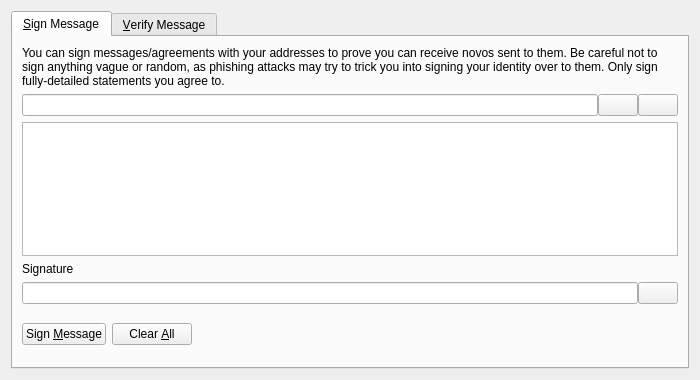
<?xml version="1.0" encoding="UTF-8"?>
<ui version="4.0">
 <class>SignVerifyMessageDialog</class>
 <widget class="QDialog" name="SignVerifyMessageDialog">
  <property name="geometry">
   <rect>
    <x>0</x>
    <y>0</y>
    <width>700</width>
    <height>380</height>
   </rect>
  </property>
  <property name="windowTitle">
   <string>Signatures - Sign / Verify a Message</string>
  </property>
  <property name="modal">
   <bool>true</bool>
  </property>
  <layout class="QVBoxLayout" name="verticalLayout">
   <item>
    <widget class="QTabWidget" name="tabWidget">
     <property name="currentIndex">
      <number>0</number>
     </property>
     <widget class="QWidget" name="tabSignMessage">
      <attribute name="title">
       <string>&amp;Sign Message</string>
      </attribute>
      <layout class="QVBoxLayout" name="verticalLayout_SM">
       <item>
        <widget class="QLabel" name="infoLabel_SM">
         <property name="text">
          <string>You can sign messages/agreements with your addresses to prove you can receive novos sent to them. Be careful not to sign anything vague or random, as phishing attacks may try to trick you into signing your identity over to them. Only sign fully-detailed statements you agree to.</string>
         </property>
         <property name="textFormat">
          <enum>Qt::PlainText</enum>
         </property>
         <property name="wordWrap">
          <bool>true</bool>
         </property>
        </widget>
       </item>
       <item>
        <layout class="QHBoxLayout" name="horizontalLayout_1_SM">
         <property name="spacing">
          <number>0</number>
         </property>
         <item>
          <widget class="QValidatedLineEdit" name="addressIn_SM">
           <property name="toolTip">
            <string>The Novo address to sign the message with</string>
           </property>
          </widget>
         </item>
         <item>
          <widget class="QPushButton" name="addressBookButton_SM">
           <property name="toolTip">
            <string>Choose previously used address</string>
           </property>
           <property name="text">
            <string/>
           </property>
           <property name="icon">
            <iconset resource="../novo.qrc">
             <normaloff>:/icons/address-book</normaloff>:/icons/address-book</iconset>
           </property>
           <property name="shortcut">
            <string>Alt+A</string>
           </property>
           <property name="autoDefault">
            <bool>false</bool>
           </property>
          </widget>
         </item>
         <item>
          <widget class="QPushButton" name="pasteButton_SM">
           <property name="toolTip">
            <string>Paste address from clipboard</string>
           </property>
           <property name="text">
            <string/>
           </property>
           <property name="icon">
            <iconset resource="../novo.qrc">
             <normaloff>:/icons/editpaste</normaloff>:/icons/editpaste</iconset>
           </property>
           <property name="shortcut">
            <string>Alt+P</string>
           </property>
           <property name="autoDefault">
            <bool>false</bool>
           </property>
          </widget>
         </item>
        </layout>
       </item>
       <item>
        <widget class="QPlainTextEdit" name="messageIn_SM">
         <property name="toolTip">
          <string>Enter the message you want to sign here</string>
         </property>
        </widget>
       </item>
       <item>
        <widget class="QLabel" name="signatureLabel_SM">
         <property name="text">
          <string>Signature</string>
         </property>
         <property name="textFormat">
          <enum>Qt::PlainText</enum>
         </property>
        </widget>
       </item>
       <item>
        <layout class="QHBoxLayout" name="horizontalLayout_2_SM">
         <property name="spacing">
          <number>0</number>
         </property>
         <item>
          <widget class="QLineEdit" name="signatureOut_SM">
           <property name="font">
            <font>
             <italic>true</italic>
            </font>
           </property>
           <property name="readOnly">
            <bool>true</bool>
           </property>
          </widget>
         </item>
         <item>
          <widget class="QPushButton" name="copySignatureButton_SM">
           <property name="toolTip">
            <string>Copy the current signature to the system clipboard</string>
           </property>
           <property name="text">
            <string/>
           </property>
           <property name="icon">
            <iconset resource="../novo.qrc">
             <normaloff>:/icons/editcopy</normaloff>:/icons/editcopy</iconset>
           </property>
           <property name="autoDefault">
            <bool>false</bool>
           </property>
          </widget>
         </item>
        </layout>
       </item>
       <item>
        <layout class="QHBoxLayout" name="horizontalLayout_3_SM">
         <item>
          <widget class="QPushButton" name="signMessageButton_SM">
           <property name="toolTip">
            <string>Sign the message to prove you own this Novo address</string>
           </property>
           <property name="text">
            <string>Sign &amp;Message</string>
           </property>
           <property name="icon">
            <iconset resource="../novo.qrc">
             <normaloff>:/icons/edit</normaloff>:/icons/edit</iconset>
           </property>
           <property name="autoDefault">
            <bool>false</bool>
           </property>
          </widget>
         </item>
         <item>
          <widget class="QPushButton" name="clearButton_SM">
           <property name="toolTip">
            <string>Reset all sign message fields</string>
           </property>
           <property name="text">
            <string>Clear &amp;All</string>
           </property>
           <property name="icon">
            <iconset resource="../novo.qrc">
             <normaloff>:/icons/remove</normaloff>:/icons/remove</iconset>
           </property>
           <property name="autoDefault">
            <bool>false</bool>
           </property>
          </widget>
         </item>
         <item>
          <spacer name="horizontalSpacer_1_SM">
           <property name="orientation">
            <enum>Qt::Horizontal</enum>
           </property>
           <property name="sizeHint" stdset="0">
            <size>
             <width>40</width>
             <height>48</height>
            </size>
           </property>
          </spacer>
         </item>
         <item>
          <widget class="QLabel" name="statusLabel_SM">
           <property name="font">
            <font>
             <weight>75</weight>
             <bold>true</bold>
            </font>
           </property>
           <property name="text">
            <string/>
           </property>
           <property name="wordWrap">
            <bool>true</bool>
           </property>
          </widget>
         </item>
         <item>
          <spacer name="horizontalSpacer_2_SM">
           <property name="orientation">
            <enum>Qt::Horizontal</enum>
           </property>
           <property name="sizeHint" stdset="0">
            <size>
             <width>40</width>
             <height>48</height>
            </size>
           </property>
          </spacer>
         </item>
        </layout>
       </item>
      </layout>
     </widget>
     <widget class="QWidget" name="tabVerifyMessage">
      <attribute name="title">
       <string>&amp;Verify Message</string>
      </attribute>
      <layout class="QVBoxLayout" name="verticalLayout_VM">
       <item>
        <widget class="QLabel" name="infoLabel_VM">
         <property name="text">
          <string>Enter the receiver's address, message (ensure you copy line breaks, spaces, tabs, etc. exactly) and signature below to verify the message. Be careful not to read more into the signature than what is in the signed message itself, to avoid being tricked by a man-in-the-middle attack. Note that this only proves the signing party receives with the address, it cannot prove sendership of any transaction!</string>
         </property>
         <property name="textFormat">
          <enum>Qt::PlainText</enum>
         </property>
         <property name="alignment">
          <set>Qt::AlignLeading|Qt::AlignLeft|Qt::AlignTop</set>
         </property>
         <property name="wordWrap">
          <bool>true</bool>
         </property>
        </widget>
       </item>
       <item>
        <layout class="QHBoxLayout" name="horizontalLayout_1_VM">
         <property name="spacing">
          <number>0</number>
         </property>
         <item>
          <widget class="QValidatedLineEdit" name="addressIn_VM">
           <property name="toolTip">
            <string>The Novo address the message was signed with</string>
           </property>
          </widget>
         </item>
         <item>
          <widget class="QPushButton" name="addressBookButton_VM">
           <property name="toolTip">
            <string>Choose previously used address</string>
           </property>
           <property name="text">
            <string/>
           </property>
           <property name="icon">
            <iconset resource="../novo.qrc">
             <normaloff>:/icons/address-book</normaloff>:/icons/address-book</iconset>
           </property>
           <property name="shortcut">
            <string>Alt+A</string>
           </property>
           <property name="autoDefault">
            <bool>false</bool>
           </property>
          </widget>
         </item>
        </layout>
       </item>
       <item>
        <widget class="QPlainTextEdit" name="messageIn_VM"/>
       </item>
       <item>
        <widget class="QValidatedLineEdit" name="signatureIn_VM"/>
       </item>
       <item>
        <layout class="QHBoxLayout" name="horizontalLayout_2_VM">
         <item>
          <widget class="QPushButton" name="verifyMessageButton_VM">
           <property name="toolTip">
            <string>Verify the message to ensure it was signed with the specified Novo address</string>
           </property>
           <property name="text">
            <string>Verify &amp;Message</string>
           </property>
           <property name="icon">
            <iconset resource="../novo.qrc">
             <normaloff>:/icons/transaction_0</normaloff>:/icons/transaction_0</iconset>
           </property>
           <property name="autoDefault">
            <bool>false</bool>
           </property>
          </widget>
         </item>
         <item>
          <widget class="QPushButton" name="clearButton_VM">
           <property name="toolTip">
            <string>Reset all verify message fields</string>
           </property>
           <property name="text">
            <string>Clear &amp;All</string>
           </property>
           <property name="icon">
            <iconset resource="../novo.qrc">
             <normaloff>:/icons/remove</normaloff>:/icons/remove</iconset>
           </property>
           <property name="autoDefault">
            <bool>false</bool>
           </property>
          </widget>
         </item>
         <item>
          <spacer name="horizontalSpacer_1_VM">
           <property name="orientation">
            <enum>Qt::Horizontal</enum>
           </property>
           <property name="sizeHint" stdset="0">
            <size>
             <width>40</width>
             <height>48</height>
            </size>
           </property>
          </spacer>
         </item>
         <item>
          <widget class="QLabel" name="statusLabel_VM">
           <property name="font">
            <font>
             <weight>75</weight>
             <bold>true</bold>
            </font>
           </property>
           <property name="text">
            <string/>
           </property>
           <property name="wordWrap">
            <bool>true</bool>
           </property>
          </widget>
         </item>
         <item>
          <spacer name="horizontalSpacer_2_VM">
           <property name="orientation">
            <enum>Qt::Horizontal</enum>
           </property>
           <property name="sizeHint" stdset="0">
            <size>
             <width>40</width>
             <height>48</height>
            </size>
           </property>
          </spacer>
         </item>
        </layout>
       </item>
      </layout>
     </widget>
    </widget>
   </item>
  </layout>
 </widget>
 <customwidgets>
  <customwidget>
   <class>QValidatedLineEdit</class>
   <extends>QLineEdit</extends>
   <header>qvalidatedlineedit.h</header>
  </customwidget>
 </customwidgets>
 <resources>
  <include location="../novo.qrc"/>
 </resources>
 <connections/>
</ui>
